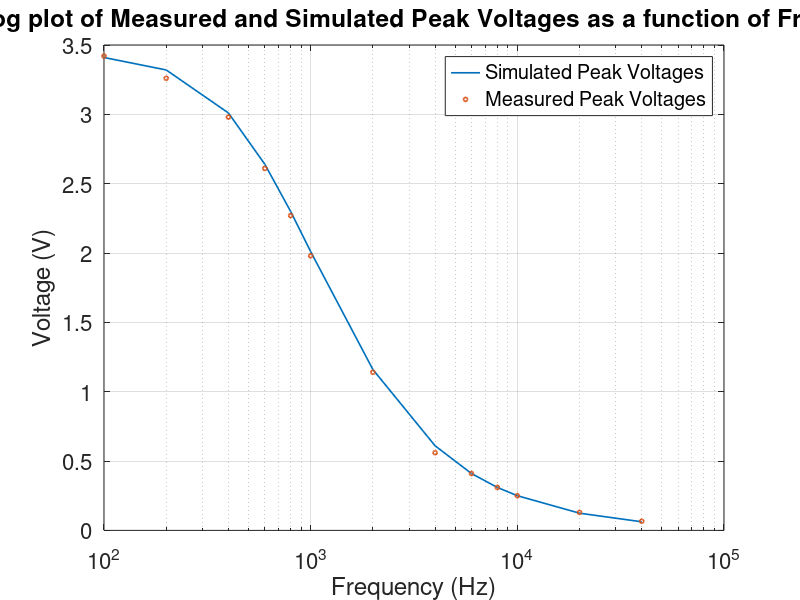

Reproduce this figure in MATLAB.
clear variables; % clear all variables
freq = [100, 200, 400, 600, 800, 1000, 2000, 4000, 6000, 8000, 10000, 20000, 40000];

sim = [3.41, 3.32, 3.01, 2.64, 2.30, 2.01, 1.16, 0.61, 0.41, 0.31, 0.25, 0.124, 0.062];
legendname1 = 'Simulated Peak Voltages';

meas = [3.42, 3.26, 2.98, 2.61, 2.27, 1.98, 1.14, 0.56, 0.41, 0.31, 0.25, 0.13, 0.066];
legendname2 = 'Measured Peak Voltages';

%% Plot on a semilog-x scale
FigHandle = figure('Position', [150, 75, 850, 600]); % create 2nd figure and set size and location
semilogx(freq, sim, '-', 'markersize', 3, 'linewidth', 1.2, 'displayname', legendname1);
hold on; % hold on for multiple plots
semilogx(freq, meas, 'o', 'markersize', 3, 'linewidth', 1.2, 'displayname', legendname2);
grid on; % turn on grid
set(gca, 'fontsize', 16); % set font size
legend show % show legend
xlabel('Frequency (Hz)'); % label x-axis
ylabel('Voltage (V)'); % label y-axis
title('Semilog plot of Measured and Simulated Peak Voltages as a function of Frequency'); % add title

%% End of .m file
